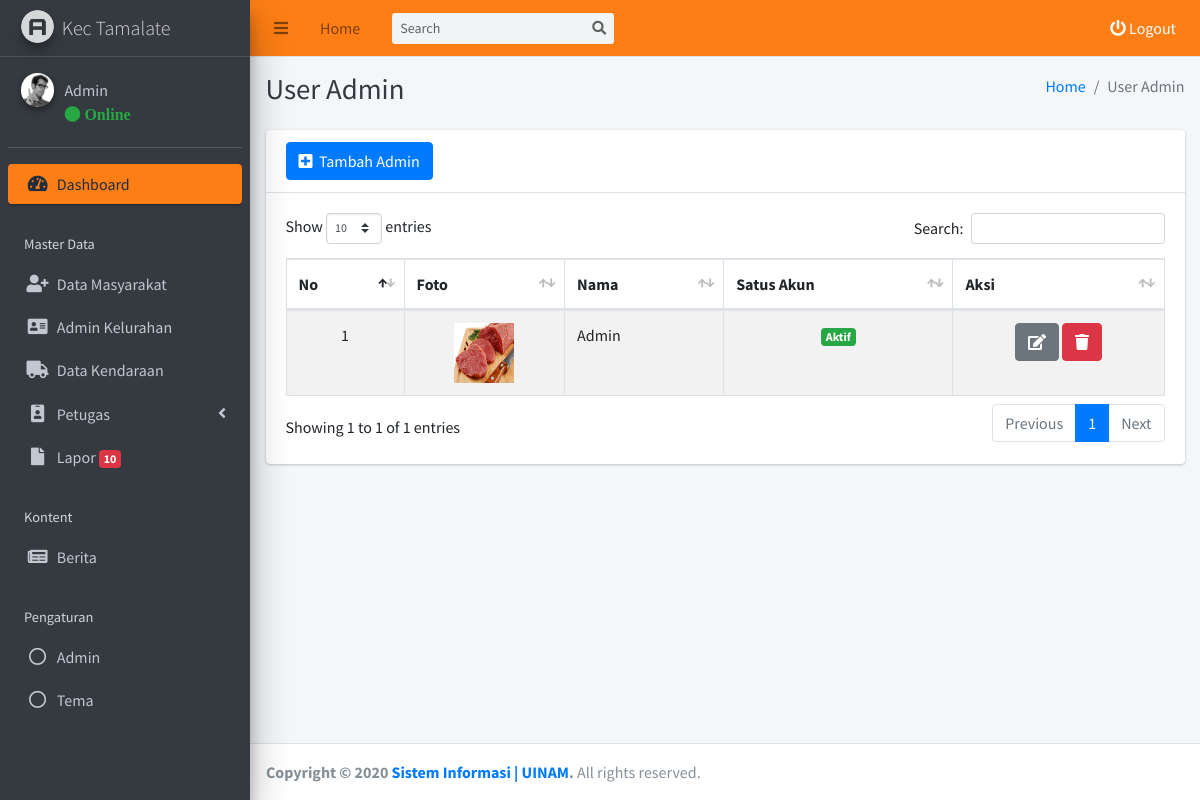
/kecamatan/admin/user/data.php (signed in), run on the app's committed database.
### tables this page shows
CREATE TABLE `tb_akun_kecamatan` (
  `id_akun_kecamatan` int(11) NOT NULL,
  `nama_akun_kecamatan` varchar(255) NOT NULL,
  `username_akun_kecamatan` varchar(255) NOT NULL,
  `password_akun_kecamatan` varchar(255) NOT NULL,
  `foto_akun_kecamatan` varchar(255) NOT NULL,
  `status_akun_kecamatan` varchar(255) NOT NULL
);

### kecamatan/admin/user/data.php (the view, shortened to what this page needs)
<?php
require_once '../template/header/header.php';
$akun_kecamatan = mysqli_query($conn, "SELECT * FROM tb_akun_kecamatan");
?>
  <div class="content-wrapper">
    <div class="content-header">
      <div class="container-fluid">
        <div class="row mb-2">
          <div class="col-sm-6">
            <h1 class="m-0 text-dark">User Admin</h1>
          </div>
          <div class="col-sm-6">
            <ol class="breadcrumb float-sm-right">
              <li class="breadcrumb-item"><a href="../">Home</a></li>
              <li class="breadcrumb-item active">User Admin</li>
            </ol>
          </div>
        </div>
      </div>
    </div>
    <section class="content">
      <div class="container-fluid">
        <div class="row">
          <div class="col-12">
            <div class="card">
              <div class="card-header">
                <a href="tambah.php" type="button" class="btn btn-primary"><i class="fa fa-plus-square"></i>&nbsp Tambah Admin</a>
              </div>
              <div class="card-body">
                <table id="example1" class="table table-bordered table-striped">
                  <thead>
                  <tr>
                    <th>No</th>
                    <th>Foto</th>
                    <th>Nama</th>
                    <th>Satus Akun</th>
                    <th>Aksi</th>
                  </tr>
                  </thead>
                  <tbody>
                  <?php $i = 1; foreach($akun_kecamatan as $dta) { ?>
                  <tr>
                    <td style="text-align:center"><?= $i ?></td>
                    <td style="text-align:center"><img src="foto/<?php echo $dta['foto_akun_kecamatan'] ?>" alt="" border=3 height=60 width=60></img></td>
                    <td><?= $dta['nama_akun_kecamatan'] ?></td>
                    <?php
                      if ($dta['status_akun_kecamatan'] == "Aktif"){
                        echo "<td style='text-align:center'><span class='badge bg-success'>Aktif</span></td>";
                      } else if ($dta['status_akun_kecamatan'] == "Non Aktif"){
                        echo "<td style='text-align:center'><span class='badge bg-danger'>Non Aktif</span></td>";
                      }
                    ?>
                    <td style="text-align:center">
                        <a href="edit.php?id_admin=<?= $dta['id_akun_kecamatan'] ?>" type="button" class="btn btn-secondary"><i class="fa fa-edit"></i></a>
                        <a href="#" type="button" class="btn btn-danger" data-toggle="modal" data-target="#modal-danger<?= $dta['id_akun_kecamatan'] ?>" ><i class="fa fa-trash"></i></a>
                    </td>
                  </tr>
                  <?php $i = $i + 1; } ?>
                  </tbody>
                </table>
              </div>
            </div>
          </div>
        </div>
      </div>
    </section>
  </div>
<?php
require '../template/footer/footer.php';
?>

### kecamatan/admin/template/header/header.php (shortened to what this page needs)
<?php
require('../../../koneksi.php');
$get_id_session = $_SESSION['get_id_kecamatan'];
$query_header_akun = mysqli_query($conn, "SELECT * FROM tb_akun_kecamatan WHERE id_akun_kecamatan = '$get_id_session'");
$get_data_akun = mysqli_fetch_assoc($query_header_akun);
$nama_header = $get_data_akun['nama_akun_kecamatan'];
?>
<!DOCTYPE html>
<html>
<head>
  <link rel="stylesheet" href="../../../assets/plugins/fontawesome-free/css/all.min.css">
  <link rel="stylesheet" href="../../../assets/plugins/summernote/summernote-bs4.css">
  <link rel="stylesheet" href="../../../assets/plugins/ekko-lightbox/ekko-lightbox.css">
  <link rel="stylesheet" href="https://code.ionicframework.com/ionicons/2.0.1/css/ionicons.min.css">
  <link rel="stylesheet" href="../../../assets/plugins/tempusdominus-bootstrap-4/css/tempusdominus-bootstrap-4.min.css">
  <link rel="stylesheet" href="../../../assets/plugins/datatables-bs4/css/dataTables.bootstrap4.min.css">
  <link rel="stylesheet" href="../../../assets/plugins/datatables-responsive/css/responsive.bootstrap4.min.css">
  <link href="https://cdn.jsdelivr.net/gh/gitbrent/bootstrap-switch-button@1.1.0/css/bootstrap-switch-button.min.css" rel="stylesheet">
  <link rel="stylesheet" href="../../../assets/dist/css/adminlte.min.css">
  <link rel="stylesheet" href="../../../assets/plugins/overlayScrollbars/css/OverlayScrollbars.min.css">
</head>
<body class="hold-transition sidebar-mini layout-fixed">
<div class="wrapper">
  <nav class="main-header navbar navbar-expand navbar-orange navbar-light">
    <ul class="navbar-nav">
      <li class="nav-item">
        <a class="nav-link" data-widget="pushmenu" href="#" role="button"><i class="fas fa-bars"></i></a>
      </li>
      <li class="nav-item d-none d-sm-inline-block">
        <a href="../index.php" class="nav-link">Home</a>
      </li>
    </ul>
    <form class="form-inline ml-3">
      <div class="input-group input-group-sm">
        <input class="form-control form-control-navbar" type="search" placeholder="Search" aria-label="Search">
        <div class="input-group-append">
          <button class="btn btn-navbar" type="submit">
            <i class="fas fa-search"></i>
          </button>
        </div>
      </div>
    </form>
    <ul class="navbar-nav ml-auto">
      <li class="nav-item">
        <a style="color: white;" class="nav-link" data-toggle="modal" data-target="#modal-default"  href="" role="button">
          <i class="fas fa fa-power-off" style="color: white;"></i> Logout
        </a>
      </li>
    </ul>
  </nav>
  <aside class="main-sidebar sidebar-dark-orange elevation-5">
    <a href="../index.php" class="brand-link">
      <img src="../../../assets/dist/img/AdminLTELogo.png" alt="Logo Kabupaten Soppeng" class="brand-image img-circle elevation-3"
           style="opacity: .8">
      <span class="brand-text font-weight-light">Kec Tamalate</span>
    </a>
    <div class="sidebar">
      <div class="user-panel mt-3 pb-3 mb-3 d-flex">
        <div class="image">
          <img src="../../../assets/dist/img/user2-160x160.jpg" class="img-circle elevation-2" alt="User Image">
        </div>
        <div class="info">
          <a href="#" class="d-block"><?= $nama_header ?></a>
          <a href="#"<i class="fa fa-circle text-success"></i> Online</a>
        </div>
      </div>
      <nav class="mt-2">
        <ul class="nav nav-pills nav-sidebar flex-column" data-widget="treeview" role="menu" data-accordion="false">
          <li class="nav-item has-treeview menu-open">
            <a href="../" class="nav-link active">
              <i class="nav-icon fas fa-tachometer-alt"></i>
              <p>
                Dashboard
              </p>
            </a>
          </li>
          <li class="nav-header">Master Data</li>
          <li class="nav-item">
            <a href="../masyarakat/data.php" class="nav-link">
              <i class="nav-icon fa fa-user-plus"></i>
              <p>
                Data Masyarakat
              </p>
            </a>
          </li>
          <li class="nav-item">
            <a href="../admin-kelurahan/data.php" class="nav-link">
              <i class="nav-icon fa fa-address-card"></i>
              <p>
                Admin Kelurahan
              </p>
            </a>
          </li>
          <li class="nav-item">
            <a href="../kendaraan/data.php" class="nav-link">
              <i class="nav-icon fa fa-truck"></i>
              <p>
                Data Kendaraan
              </p>
            </a>
          </li>
          <li class="nav-item">
            <a href="" class="nav-link">
              <i class="nav-icon fa fa-id-badge"></i>
              <p>
                Petugas
                <i class="fas fa-angle-left right"></i>
              </p>
            </a>
          </li>
          <li class="nav-item">
          <?php
            $laporan = mysqli_query($conn, "SELECT * FROM tb_laporan WHERE staus_laporan = 'New'");
            $row_laporan = mysqli_num_rows($laporan);
            $row_laporan_final = $row_laporan;
          ?>
            <a href="#" class="nav-link">
              <i class="far fa fa-file nav-icon"></i>
              <p>
                Lapor
                <span class="badge badge-danger"><?= $row_laporan_final ?></span>
              </p>
            </a>
          </li>
          <li class="nav-header">Kontent</li>
          <li class="nav-item">
            <a href="../berita/data.php" class="nav-link">
              <i class="far fa fa-newspaper nav-icon"></i>
              <p>
                Berita
              </p>
            </a>
          </li>
          <li class="nav-header">Pengaturan</li>
          <li class="nav-item">
            <a href="../user/data.php" class="nav-link">
              <i class="far fa-circle nav-icon"></i>
              <p>
                Admin
              </p>
            </a>
          </li>
          <li class="nav-item">
            <a class="nav-link" data-widget="control-sidebar" data-slide="true" href="#" role="button">
              <i class="far fa-circle nav-icon"></i>
              <p>
                Tema
              </p>
            </a>
          </li>
          <li class="nav-header"></li>
          <li class="nav-header"></li>
        </ul>
      </nav>
    </div>
  </aside>

### data on the page
tb_akun_kecamatan: nama_akun_kecamatan "Admin", foto_akun_kecamatan (picture), status_akun_kecamatan "Aktif"

### other printed values
$row_laporan_final "10"
